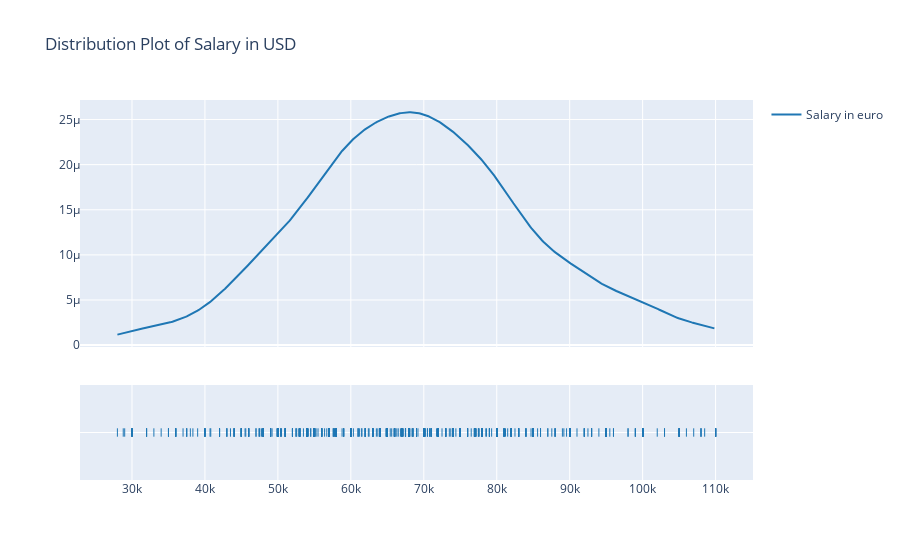

The code cell stored with this chart in its notebook:
### Code cell
dataset= [df["Salary"]]
label=["Salary in euro"]
fig = ff.create_distplot(dataset, label, show_hist = False)
fig.update_layout(title = 'Distribution Plot of Salary in USD') 
fig.show()

### Figure 1 — Plotly figure (JSON) as saved in the notebook; plotly's stock layout.template omitted (floating-point values rounded to 4 significant figures; data arrays with more than 128 entries replaced by an {"elided": "..."} marker saying what was removed)
{"data": [{"legendgroup": "Salary in euro", "marker": {"color": "rgb(31, 119, 180)"}, "mode": "lines", "name": "Salary in euro", "showlegend": true, "type": "scatter", "x": {"elided": "500 int values"}, "xaxis": "x", "y": {"elided": "500 float values"}, "yaxis": "y"}, {"legendgroup": "Salary in euro", "marker": {"color": "rgb(31, 119, 180)", "symbol": "line-ns-open"}, "mode": "markers", "name": "Salary in euro", "showlegend": false, "type": "scatter", "x": {"elided": "1166 float values"}, "xaxis": "x", "y": {"elided": "1166 str values"}, "yaxis": "y2"}], "layout": {"barmode": "overlay", "hovermode": "closest", "legend": {"traceorder": "reversed"}, "title": {"text": "Distribution Plot of Salary in USD"}, "xaxis": {"anchor": "y2", "domain": [0, 1], "zeroline": false}, "yaxis": {"anchor": "free", "domain": [0.35, 1], "position": 0}, "yaxis2": {"anchor": "x", "domain": [0, 0.25], "dtick": 1, "showticklabels": false}}}
